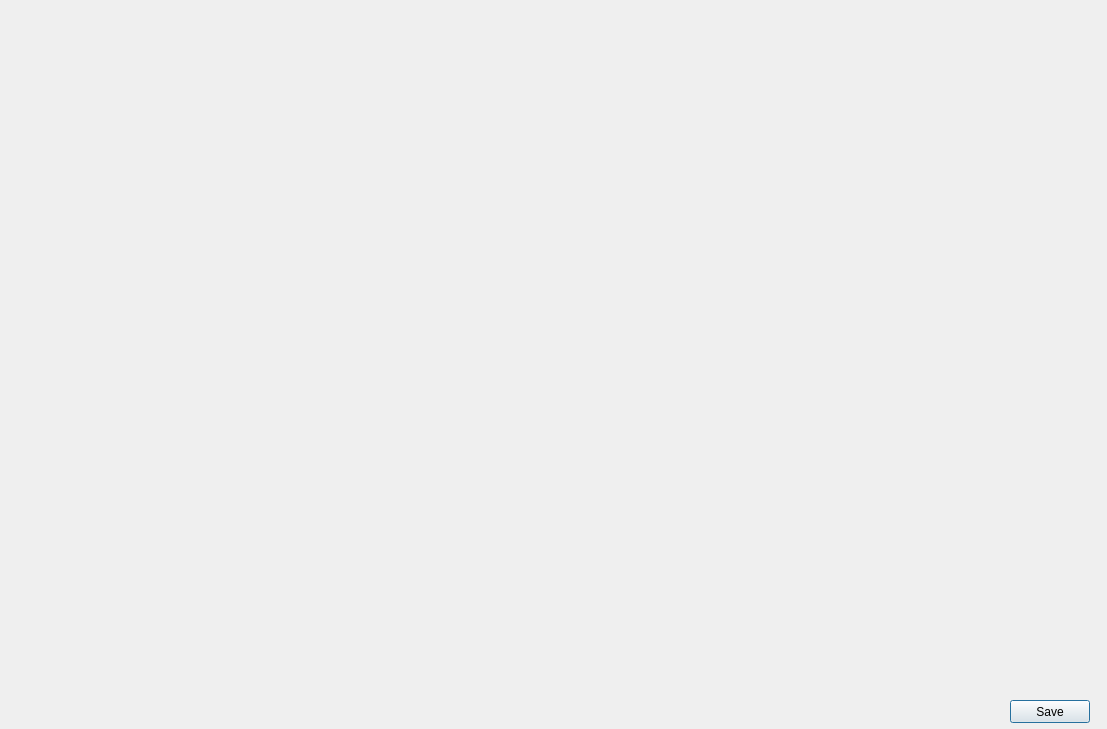
<?xml version="1.0" encoding="UTF-8"?>
<ui version="4.0">
 <class>powerLaw3DDialog</class>
 <widget class="QDialog" name="powerLaw3DDialog">
  <property name="geometry">
   <rect>
    <x>0</x>
    <y>0</y>
    <width>1107</width>
    <height>729</height>
   </rect>
  </property>
  <property name="windowTitle">
   <string>Results about the 1/6 power law</string>
  </property>
  <widget class="QPushButton" name="pushButton_save">
   <property name="geometry">
    <rect>
     <x>1010</x>
     <y>700</y>
     <width>80</width>
     <height>23</height>
    </rect>
   </property>
   <property name="text">
    <string>Save</string>
   </property>
  </widget>
  <widget class="QWidget" name="layoutWidget">
   <property name="geometry">
    <rect>
     <x>21</x>
     <y>21</y>
     <width>1071</width>
     <height>671</height>
    </rect>
   </property>
   <layout class="QVBoxLayout" name="verticalLayout">
    <item>
     <layout class="QHBoxLayout" name="horizontalLayout">
      <item>
       <widget class="QCustomPlot" name="plot_curvature" native="true"/>
      </item>
      <item>
       <widget class="QCustomPlot" name="plot_vel" native="true"/>
      </item>
      <item>
       <widget class="QCustomPlot" name="plot_torsion" native="true"/>
      </item>
     </layout>
    </item>
    <item>
     <layout class="QHBoxLayout" name="horizontalLayout_2">
      <item>
       <widget class="QCustomPlot" name="plot_16" native="true"/>
      </item>
      <item>
       <widget class="QCustomPlot" name="plot_acc" native="true"/>
      </item>
     </layout>
    </item>
   </layout>
  </widget>
 </widget>
 <customwidgets>
  <customwidget>
   <class>QCustomPlot</class>
   <extends>QWidget</extends>
   <header>qcustomplot.h</header>
   <container>1</container>
  </customwidget>
 </customwidgets>
 <resources/>
 <connections/>
</ui>
